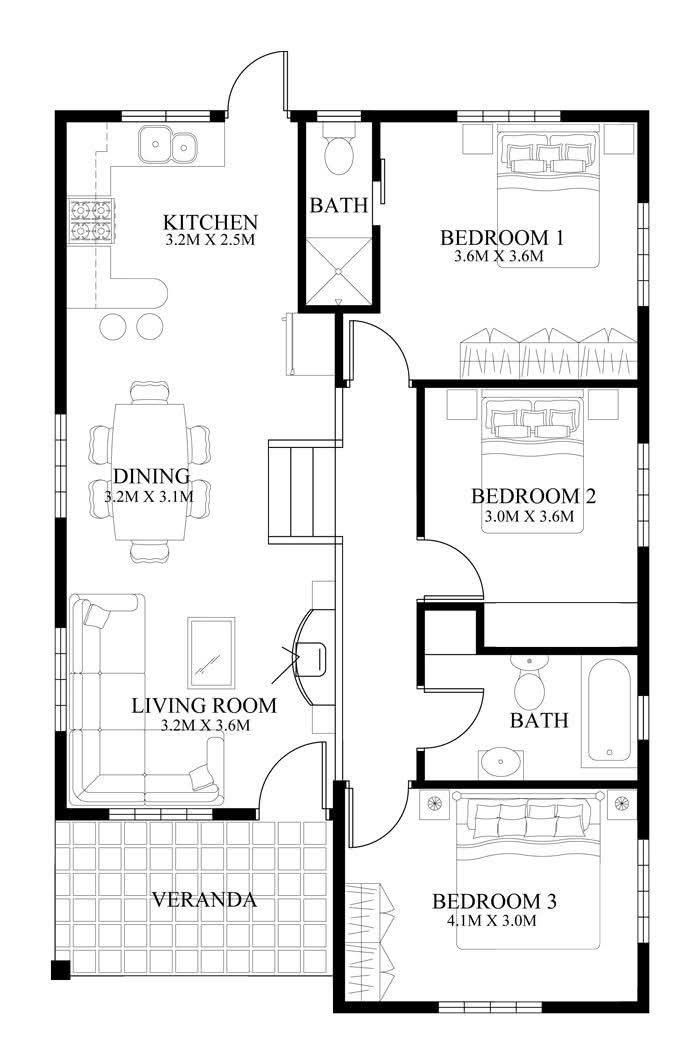
#> input picture blueprint.png, 700 x 1064 px
$ python remove_interior_lines.py ../blueprint.png ../walls_only.png
#> lines starting #> are read from the running program, lines starting #| are printed output that depends on the picture; after the words box and inside, x2 and y2 are one past the last pixel; in counts of white or black regions, pixels touching at a corner belong together
"""
Wall-only extractor (no OpenCV required).

Replicates the provided OpenCV flow using Pillow + NumPy:
- Otsu binarization (walls => white).
- Morphological opening with a square kernel to drop thin strokes.
- Dilation to reconnect walls.
- Connected-components filter to remove small blobs (furniture/fixtures).

Usage:
  python3 scripts/remove_interior_lines.py <input_image> <output_image>

Defaults mirror the provided script parameters; tune constants below as needed.
"""

from __future__ import annotations

import sys
from pathlib import Path
from typing import Tuple

import numpy as np
from PIL import Image, ImageFilter

# ---------- PARAMETERS (tune once per blueprint style) ----------
MIN_WALL_THICKNESS_PX = 6     # anything thinner is removed
MIN_COMPONENT_AREA_PX = 1200   # remove small objects (furniture)
DILATION_ITERATIONS = 2        # reconnect wall segments
EROSION_ITERATIONS = 6         # thin the final walls
# ---------------------------------------------------------------


def otsu_threshold(gray: np.ndarray) -> int:
    """Compute Otsu threshold for an 8-bit grayscale image."""
    hist, _ = np.histogram(gray, bins=256, range=(0, 256))
#> hist = 256 values, max 521771 at index 255, min 49 at index 110, mean 2909.4
    total = gray.size
#> total = 744800
    sum_total = np.dot(np.arange(256), hist)
#> sum_total = 175264907

    sum_b = 0.0
    w_b = 0.0
    max_var = -1.0
    threshold = 0

    for t in range(256):
        w_b += hist[t]
        if w_b == 0:
            continue
        w_f = total - w_b
        if w_f == 0:
            break
        sum_b += t * hist[t]
        m_b = sum_b / w_b
        m_f = (sum_total - sum_b) / w_f
        var_between = w_b * w_f * (m_b - m_f) ** 2
        if var_between > max_var:
            max_var = var_between
            threshold = t
#> this loop made 256 passes
#> (w_b, w_f, sum_b, m_b, m_f, max_var) on passes 1 to 12: (18193, 726607, 0, 0, 241.2, 7.69e+14), (21509, 723291, 3316, 0.154, 242.3, 9.12e+14), (25579, 719221, 11456, 0.448, 243.7, 1.09e+15), (27325, 717475, 16694, 0.611, 244.3, 1.16e+15), (28046, 716754, 19578, 0.698, 244.5, 1.19e+15), (29003, 715797, 24363, 0.84, 244.8, 1.24e+15), (29820, 714980, 29265, 0.981, 245.1, 1.27e+15), (30313, 714487, 32716, 1.08, 245.3, 1.29e+15), (30792, 714008, 36548, 1.19, 245.4, 1.31e+15), (31121, 713679, 39509, 1.27, 245.5, 1.33e+15), (31323, 713477, 41529, 1.33, 245.6, 1.33e+15), (31531, 713269, 43817, 1.39, 245.7, 1.34e+15)
#> (w_b, w_f, sum_b, m_b, m_f) on pass 100: (43731, 701069, 741204, 16.95, 248.9)
    return threshold


def connected_components(mask: np.ndarray) -> Tuple[np.ndarray, np.ndarray]:
    """
    Simple 4-connected components on binary mask (1 = foreground).
    Returns labels array (int32) and stats array shaped (n, 5)
    matching OpenCV's CC_STAT_* order: [x, y, w, h, area].
    """
    h, w = mask.shape
    labels = -np.ones_like(mask, dtype=np.int32)
    stats = []
    current = 0
    stack = []

    for y in range(h):
        for x in range(w):
            if mask[y, x] == 0 or labels[y, x] != -1:
                continue
            # flood fill
            stack.append((x, y))
            labels[y, x] = current
            area = 0
            min_x = max_x = x
            min_y = max_y = y
            while stack:
                cx, cy = stack.pop()
                area += 1
                min_x = min(min_x, cx)
                max_x = max(max_x, cx)
                min_y = min(min_y, cy)
                max_y = max(max_y, cy)
                for dx, dy in ((1, 0), (-1, 0), (0, 1), (0, -1)):
                    nx, ny = cx + dx, cy + dy
                    if nx < 0 or nx >= w or ny < 0 or ny >= h:
                        continue
                    if mask[ny, nx] == 0 or labels[ny, nx] != -1:
                        continue
                    labels[ny, nx] = current
                    stack.append((nx, ny))
            stats.append((min_x, min_y, max_x - min_x + 1, max_y - min_y + 1, area))
            current += 1
    return labels, np.array(stats, dtype=np.int32)


def remove_interior_lines(input_path: str, output_path: str) -> None:
    img = Image.open(input_path).convert("L")  # grayscale
    gray = np.array(img, dtype=np.uint8)

    # Otsu binarization, invert so walls become white
    t = otsu_threshold(gray)
    binary = (gray < t).astype(np.uint8) * 255  # walls = 255
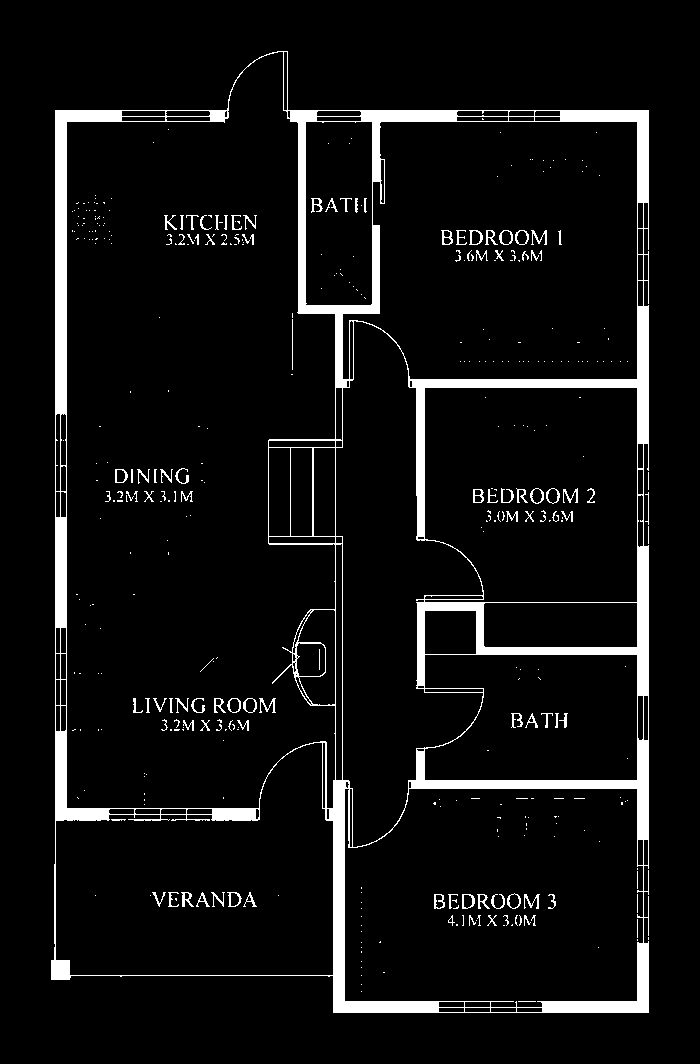
#> binary: shape (1064, 700); 6.5% white; 412 white regions (313 under 20 px), largest, box (x1, y1, x2, y2) and area: (51, 51, 649, 1013) 42649, (259, 698, 276, 713) 97, (531, 230, 547, 245) 93

    # Morphological opening to drop thin strokes
    size = max(1, MIN_WALL_THICKNESS_PX | 1)  # ensure odd size for filters
    opened = Image.fromarray(binary).filter(ImageFilter.MinFilter(size=size))  # erosion
#> opened: PIL image 700x1064 L; 1.9% white; 14 white regions, largest, box (x1, y1, x2, y2) and area: (58, 113, 119, 411) 2118, (332, 783, 436, 1010) 1957, (415, 309, 646, 534) 1873
    opened = opened.filter(ImageFilter.MaxFilter(size=size))  # dilation (opening)
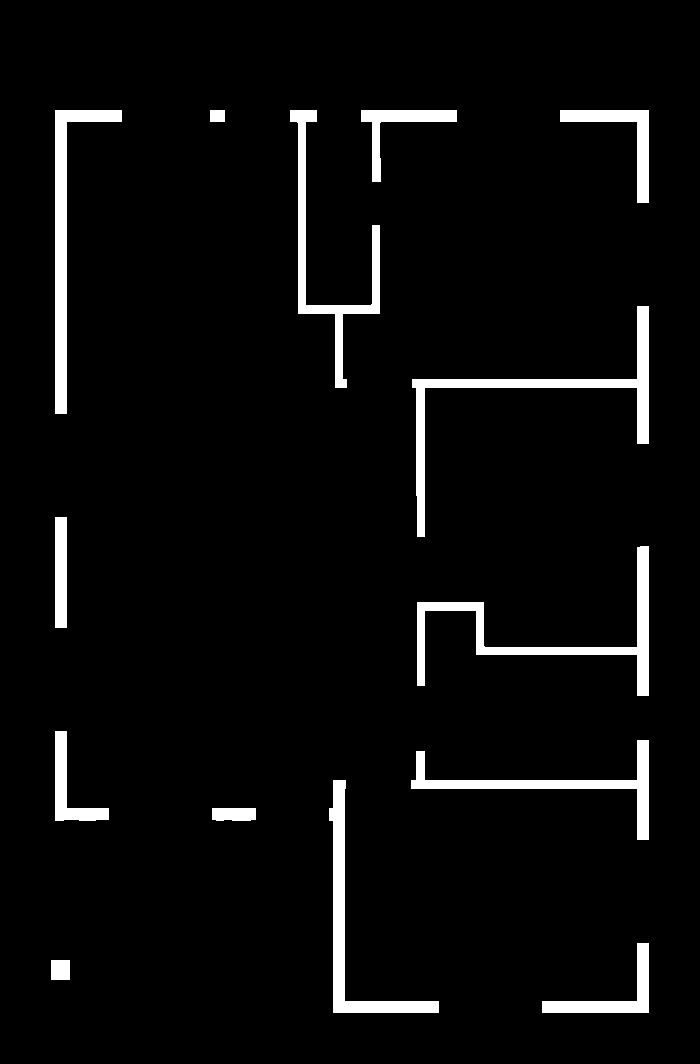
#> opened: PIL image 700x1064 L; 4.7% white; 14 white regions, largest, box (x1, y1, x2, y2) and area: (412, 306, 649, 537) 4981, (417, 546, 649, 696) 4577, (55, 110, 122, 414) 4308

    # Dilation to reconnect walls
    dilated = opened
    if DILATION_ITERATIONS > 0:
        for _ in range(DILATION_ITERATIONS):
            dilated = dilated.filter(ImageFilter.MaxFilter(size=size))
#> this loop made 2 passes
#> pass 1, in remove_interior_lines, `dilated = dilated.filter(ImageFilter.MaxFilter(size=size))`:
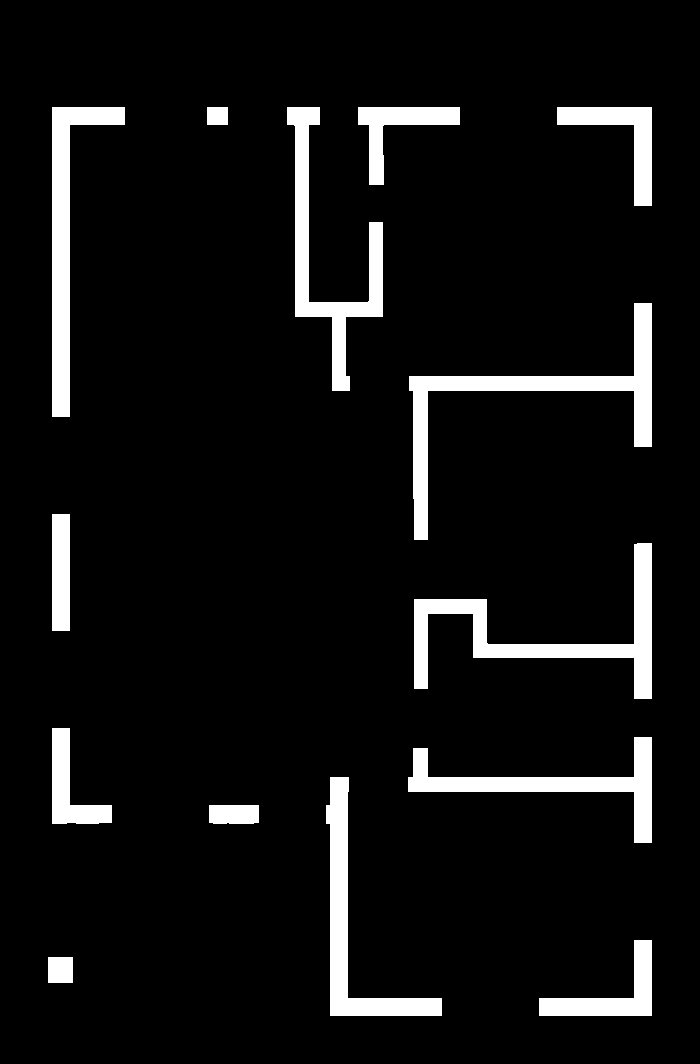
#> dilated: PIL image 700x1064 L; 7.6% white; 14 white regions, largest, box (x1, y1, x2, y2) and area: (409, 303, 652, 540) 8161, (414, 543, 652, 699) 7625, (287, 107, 383, 391) 6610

    arr = (np.array(dilated) > 0).astype(np.uint8)  # 1 = wall candidate
#> arr: shape (1064, 700); values 0 (black) and 1 (white), 10.6% white; 14 white regions, largest, box (x1, y1, x2, y2) and area: (406, 300, 655, 543) 11413, (411, 540, 655, 702) 10745, (284, 104, 386, 394) 9496

    labels, stats = connected_components(arr)
#> after the loop in connected_components, `for y in range(h):`:
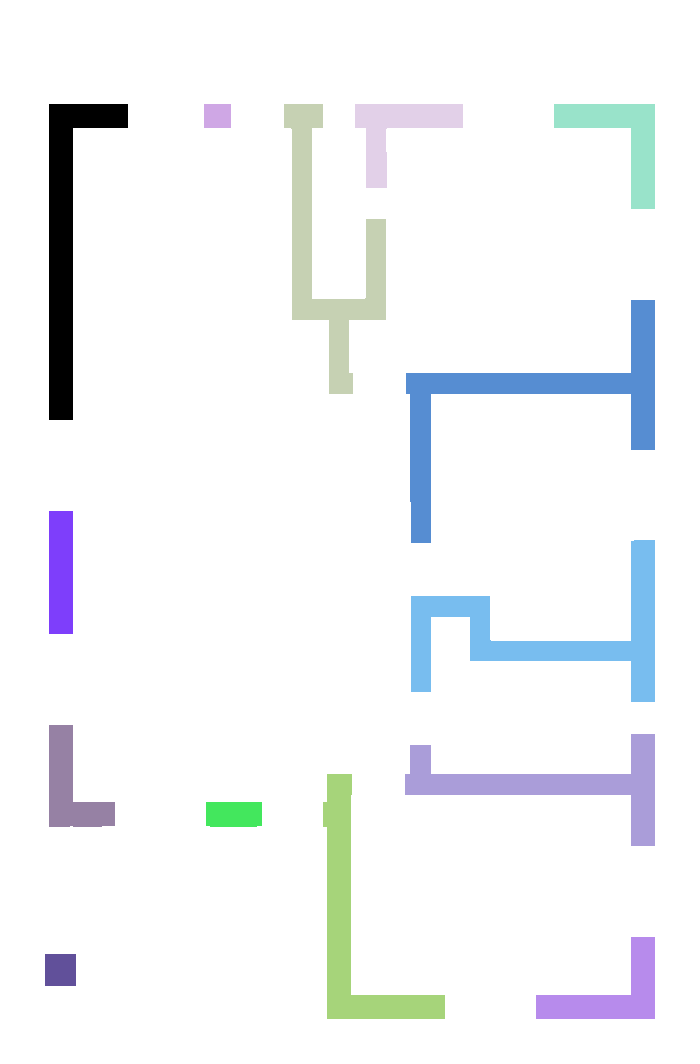
#> labels: shape (1064, 700) int32; 15 distinct labels, from -1 to 13; one colour per label, 0 black, -1 white

    # Keep only sufficiently large components
    keep = set()
    for idx, (_, _, _, _, area) in enumerate(stats):
        if area >= MIN_COMPONENT_AREA_PX:
            keep.add(idx)
#> this loop made 14 passes
#> area on passes 1 to 12: 8904, 648, 9496, 3829, 4368, 11413, 2952, 10745, 3482, 8043, 8257, 1391

    clean = np.zeros_like(arr, dtype=np.uint8)
    for idx in keep:
        clean[labels == idx] = 1
#> this loop made 12 passes
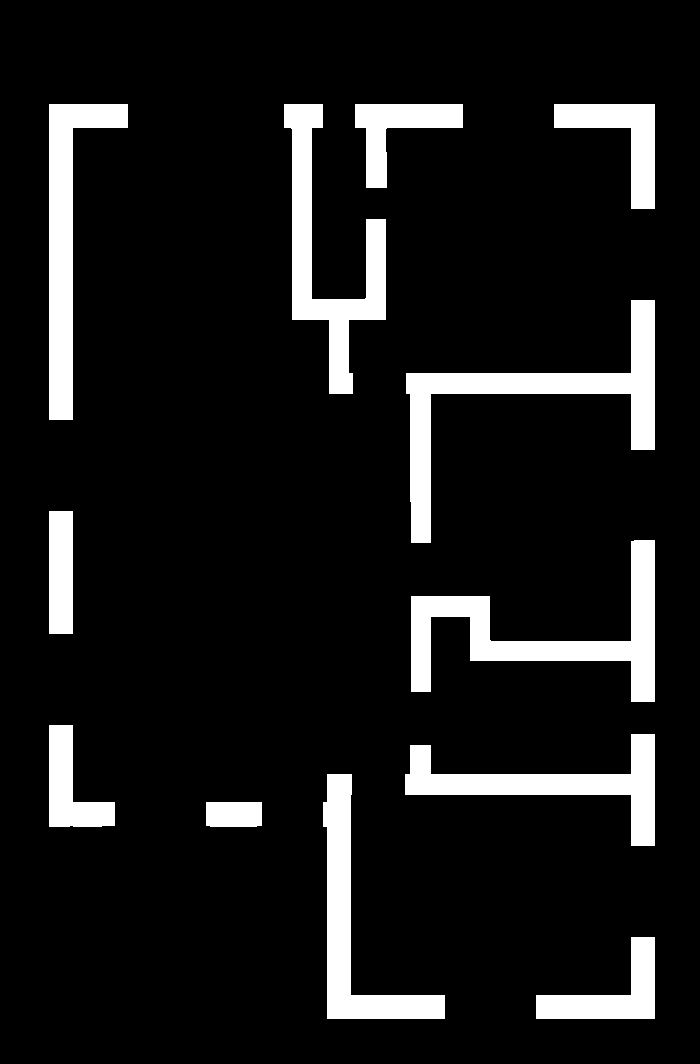
#> clean: shape (1064, 700); values 0 (black) and 1 (white), 10.4% white; 12 white regions, largest, box (x1, y1, x2, y2) and area: (406, 300, 655, 543) 11413, (411, 540, 655, 702) 10745, (284, 104, 386, 394) 9496

    # Erosion to thin the walls
    thinned = Image.fromarray((clean * 255).astype(np.uint8))
    if EROSION_ITERATIONS > 0:
        erosion_size = max(1, (MIN_WALL_THICKNESS_PX // 2) | 1)  # smaller kernel for thinning
        for _ in range(EROSION_ITERATIONS):
            thinned = thinned.filter(ImageFilter.MinFilter(size=erosion_size))
#> this loop made 6 passes
#> pass 3, in remove_interior_lines, `thinned = thinned.filter(ImageFilter.MinFilter(size=erosion_size))`:
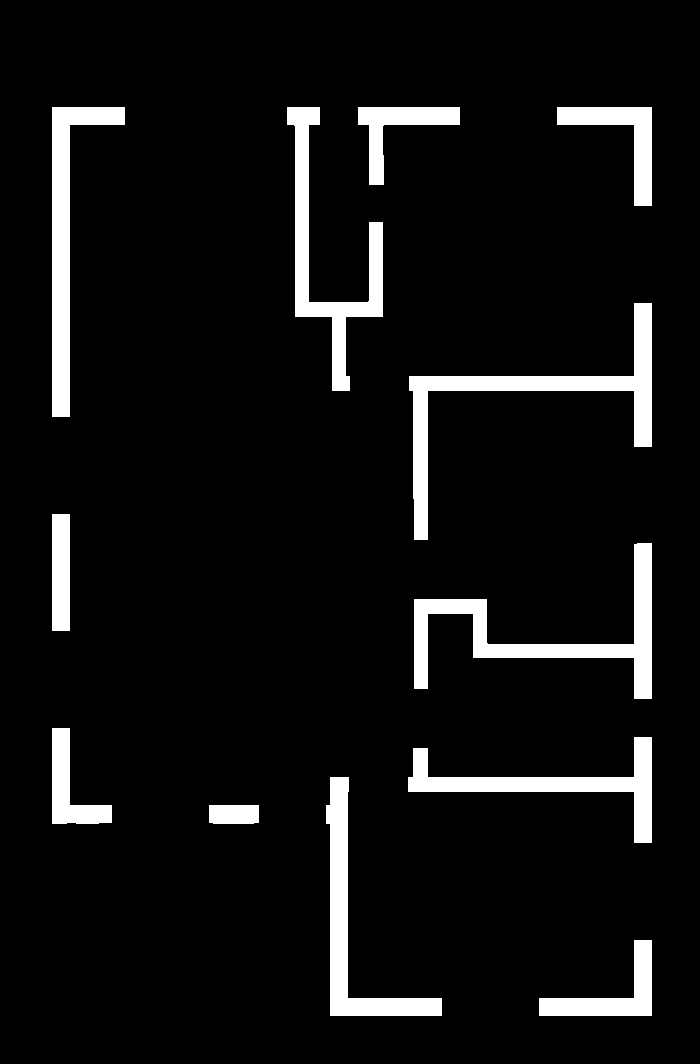
#> thinned: PIL image 700x1064 L; 7.4% white; 12 white regions, largest, box (x1, y1, x2, y2) and area: (409, 303, 652, 540) 8161, (414, 543, 652, 699) 7625, (287, 107, 383, 391) 6610
    clean = (np.array(thinned) > 0).astype(np.uint8)

    # Invert back: walls black on white
    final = (1 - clean) * 255
    Image.fromarray(final.astype(np.uint8), mode="L").save(output_path)
    print(f"Walls-only image saved to: {output_path}")


if __name__ == "__main__":
    if len(sys.argv) < 3:
        print("Usage: python3 scripts/remove_interior_lines.py <input_image> <output_image>")
        sys.exit(1)
    remove_interior_lines(sys.argv[1], sys.argv[2])
